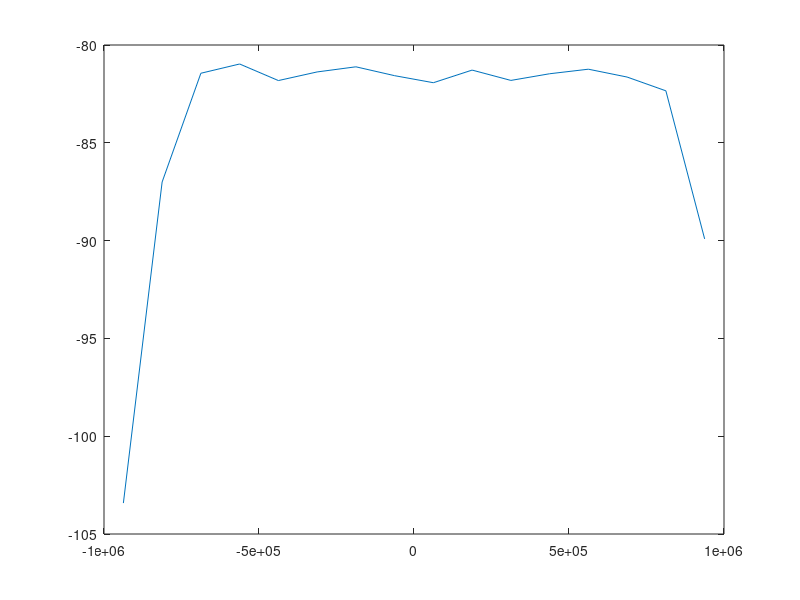

Reproduce this figure in MATLAB.
% simulate an OFDM system
clear;
fs = 2e6;
sc = 52; % number of sub carriers

data1 = randi([0,3],1,52);
data1(1) = 0;   % pilots
data1(18) = 1;
data1(35) = 2;
data1(52) = 3;

zero = zeros(1,6);
data1_mod = pskmod(data1,4); % qpsk demod
data1_pad = [zero data1_mod zero];  % pad zeros
data1_shift = fftshift(data1_pad);  % fft shift

data1_ifft = ifft(data1_shift);     % ifft
pre = data1_ifft(end-7:end);
data1_pre = [pre data1_ifft];

t = 0:1/fs:(length(data1_pre)-1)/fs;
plot(t,real(data1_pre));
hold on
plot(t,imag(data1_pre));
hold off
pause

[fxx1,f1] = pwelch(data1_pre,[],[],[],fs);
plot(f1-(mean(f1)),fftshift(10*log10(fxx1)));